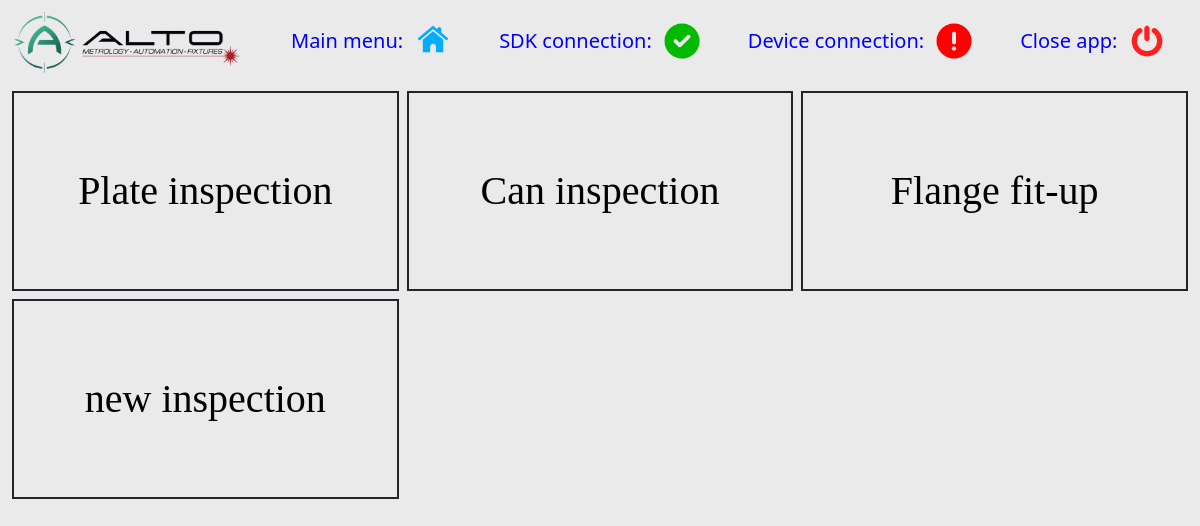
Before: /home/ with the older database file.
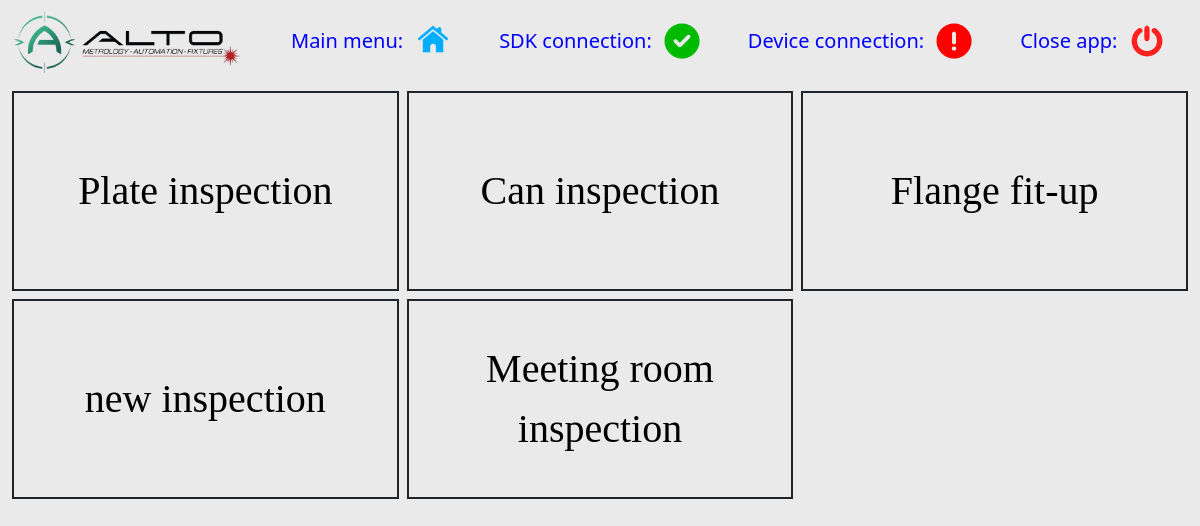
After: the same page with the newer database file.
### user_interface/models.py (models this page shows, shortened)
class MainFunction(models.Model):
    name = models.CharField(blank=False, max_length=200)
    view_name = models.CharField(blank=False, max_length=200)

### user_interface/views.py (the view)
# urls.py: path('home/', HomePage.as_view(), name='home'),
class HomePage(ListView):
    template_name = 'user_interface/home.html'
    model = MainFunction

### user_interface/templates/user_interface/home.html
{% extends "user_interface/base.html" %}
{% load static %}
{% block page_css %}
<link rel="stylesheet" href="{% static 'user_interface/home.css' %}">
{% endblock %}
{% block content %}
    <div class="container-fluid text-center">
      <div class="row row-cols-3 g-2">
        {% for function in object_list %}
        <div class="col">
          <div class="function">
              {% if function.view_name %}
              <a href="{% url 'fill_form' pk=function.pk %}">{{ function.name }}</a>
              {% else %}
              <a href="">{{ function.name }}</a>
              {% endif %}
          </div>
        </div>
        {% endfor %}
      </div>
    </div>
{% endblock %}

### user_interface/templates/user_interface/base.html (shortened to what this page needs)
<!DOCTYPE html>
<html lang="en">
{% load static %}
<head>
    <link href="https://cdn.jsdelivr.net/npm/bootstrap@5.3.8/dist/css/bootstrap.min.css" rel="stylesheet">
    <link rel="stylesheet" href="{% static 'user_interface/base.css' %}">
    {% block page_css %} {% endblock %}
</head>
<body>
    <nav class="navbar navbar-expand-lg bg-body-tertiary">
      <div class="container-fluid">
        <img class="navbar-brand" src="{% static 'icons/Logo_ALTO.png' %}">
        <div class="collapse navbar-collapse" id="navbarNavAltMarkup">
          <div class="navbar-nav">
            <div class="nav-buttons nav-link active">
                <span>Main menu: </span>
                <a class="" aria-current="page" href="{% url 'home' %}">
                    <img src="{% static 'icons/building.png' %}">
                </a>
            </div>
            <div class="nav-buttons nav-link active">
                <span>SDK connection: </span>
                <a aria-current="page" href="{% url 'start_sdk' %}">
                    <img class="sdk-status" src="{% static 'icons/check.png' %}">
                </a>
            </div>
            <div class="nav-buttons nav-link active">
                <span>Device connection: </span>
                <a class="" aria-current="page" href="#">
                    <img class="instrument-connection" src="{% static 'icons/mark.png' %}">
                </a>
            </div>
            <div class="nav-buttons nav-link active">
                <span>Close app: </span>
                <a class="" aria-current="page" href="{% url 'exit' %}">
                    <img src="{% static 'icons/power.png' %}">
                </a>
            </div>
          </div>
        </div>
      </div>
    </nav>
{% block content %}
{% endblock %}
</body>
</html>

### user_interface/static/user_interface/base.css (style rules this page uses)
body { background-color: #EAEAEA; margin: 0px; height: 100vh; overflow: hidden; }
.navbar { background-color: #EAEAEA !important; padding-top: 0px; }
#navbarNavAltMarkup { justify-content: right; }
.navbar-brand { padding: 10px; padding-left: 0px; width: 20vw; }
.nav-buttons { display: flex; align-items: center; margin-left: 10px; margin-right: 10px; }
.nav-buttons span { padding: 5px; white-space: nowrap; font-size: 20px; color: blue; }
.nav-buttons a img { width: 50px; padding: 5px; }

### user_interface/static/user_interface/home.css (style rules this page uses)
.function { height: 200px; align-content: center; font-size: 40px; font-family: "Arial-Bold"; border: solid; border-width: 2px; padding: 0px; }
a { display: block; height: 100%; width: 100%; text-decoration: none; align-content: center; color: black; text-decoration: none; padding: 0px; margin: 0px; }

Changed rows visible on the page:
added MainFunction: name "Meeting room inspection"
